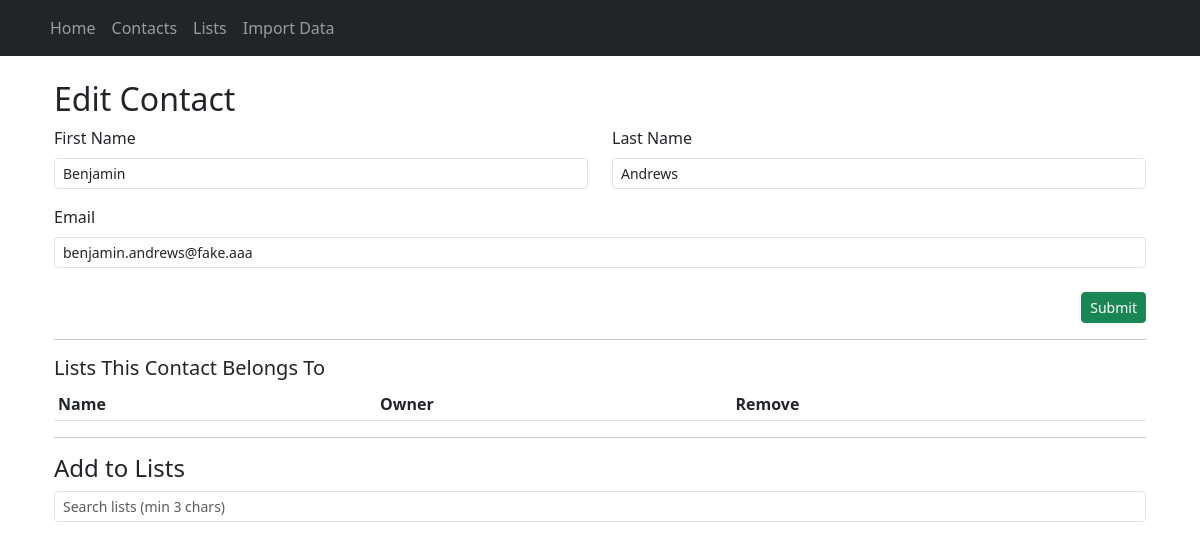
Page /edit/25 on the committed database.
### models.py (models this page shows)
class Contact(db.Model):
    id = db.Column(db.Integer, primary_key=True)
    first_name = db.Column(db.String(50), nullable=False)
    last_name = db.Column(db.String(50), nullable=False)
    email = db.Column(db.String(120), unique=True, nullable=False)

### app.py (the view, shortened to what this page needs)
@app.route('/edit/<int:contact_id>', methods=['GET', 'POST'])
def edit_contact(contact_id):
    contact = Contact.query.get_or_404(contact_id)
    form = ContactForm(obj=contact)
    return render_template('edit_contact.html', form=form, contact=contact)

### forms.py
class ContactForm(FlaskForm):
    first_name = StringField('First Name', validators=[DataRequired()])
    last_name = StringField('Last Name', validators=[DataRequired()])
    email = StringField('Email', validators=[DataRequired(), Email()])
    submit = SubmitField('Submit')

### templates/edit_contact.html (shortened to what this page needs)
{% extends 'base.html' %}
{% block content %}
<div class="container">
    <h2>Edit Contact</h2>
    <form method="POST" class="mb-3">
        <div class="row mb-3">
            <div class="col-md-6">
                {{ form.first_name.label(class="form-label") }}
                {{ form.first_name(class="form-control form-control-sm") }}
            </div>
            <div class="col-md-6">
                {{ form.last_name.label(class="form-label") }}
                {{ form.last_name(class="form-control form-control-sm") }}
            </div>
        </div>
        <div class="mb-3">
            {{ form.email.label(class="form-label") }}
            {{ form.email(class="form-control form-control-sm") }}
        </div>
        <div class="d-flex justify-content-end mt-4">
            {{ form.submit(class="btn btn-success btn-sm") }}
        </div>
    </form>
    <hr>
    <h5>Lists This Contact Belongs To</h5>
    <table class="table table-sm" id="current-lists-table">
        <thead>
            <tr>
                <th>Name</th>
                <th>Owner</th>
                <th>Remove</th>
            </tr>
        </thead>
    </table>
    <hr>
    <h4>Add to Lists</h4>
    <div class="mb-3">
        <input type="text" id="list-search" class="form-control form-control-sm" placeholder="Search lists (min 3 chars)">
    </div>
</div>
{% endblock %}

### rows in the picture
Contact: first_name "Benjamin", last_name "Andrews", email "benjamin.andrews@fake.aaa"
